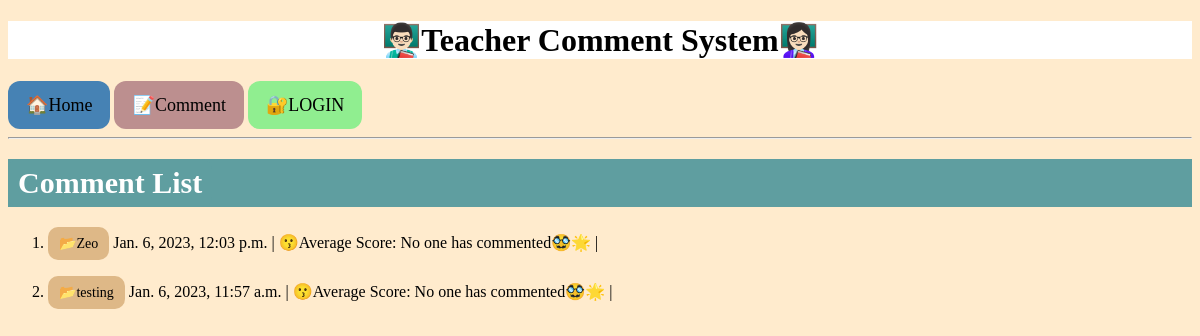
The page /message/ on the database as committed earlier.
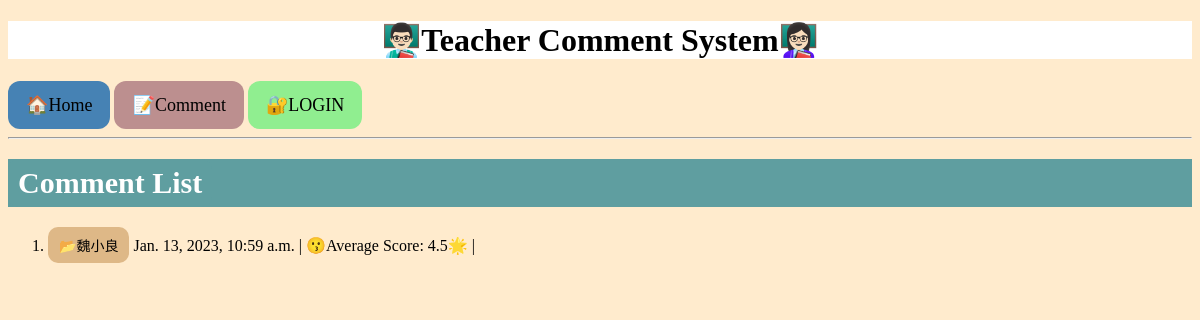
The same page on the database as committed later.
### web/models.py (models this page shows, shortened)
class Message(models.Model):
    user = models.CharField("Teacher Name", max_length = 20)
    subject = models.CharField("Major", max_length = 10)
    content = models.TextField("Comment")
    publication_date = models.DateTimeField("Time",auto_now_add=True)

### web/views.py (the view)
# urls.py: path('', MessageList.as_view(), name= 'msg_list'),
class MessageList(ListView):
    model = Message
    ordering = ['-id'] #change -id into -score
    def get_context_data(self, **kwargs):
        ctx = super().get_context_data(**kwargs)
        for msg in ctx['message_list']:
            score = 0
            expense_list = Expense.objects.filter(target=msg.id)
            if expense_list.exists():
                for exp in expense_list:
                    score += exp.score
                msg.score = round(score / len(expense_list), 1)
            else:
                msg.score = "No one has commented🥸"
        return ctx

### web/templates/web/message_list.html (shortened to what this page needs)
{% extends "base.html" %}
{% block content %}
<h2><a href = "https://youtu.be/6CCBSaveJs8" class = button8>Comment List</a></h2>
<ol>
    {% for message in message_list %}
      <li>
        <a href = "{% url 'msg_view' message.id %}" class = button4>📂{{ message.user }}</a>
        {{ message.publication_date }}
        |
        😗Average Score: {{ message.score }}🌟
        |
      </li>
    {% endfor %}
</ol>
{% endblock content %}

### web/templates/base.html (shortened to what this page needs)
<!DOCTYPE html>
<html lang="en">
<head>
    <link rel="stylesheet" href="/static/style.css">
</head>
<body>
    <h1>👨🏻‍🏫Teacher Comment System👩🏻‍🏫</h1>
    <div>
        <a href = '/' class = button1>🏠Home</a>
        <a href = "{% url 'msg_create' %}" class = button2>📝Comment</a>
        {% if user.is_authenticated %}
            <a href="{% url 'logout' %}" class = button3>🔒LOGOUT</a> <a href = "https://www.instagram.com/bboyzeo711/" class = button9>Status👤:{{ user.username }}</a>
        {% else %}
            <a href="{% url 'login' %}"  class = button3>🔐LOGIN</a>
        {% endif %}
    </div>
    <hr>
    <div>
        {% block content %}{% endblock content %}
    </div>
</body>
</html>

### static/style.css (style rules this page uses)
body { background-color: blanchedalmond; }
h1 { color: black; background-color: white; text-align: center }
h2 { background-color: cadetblue; }
div { border-color: black; }
.button1 { background-color: steelblue; border: none; color: black; padding: 13px 18px; text-align: center; text-decoration: none; display: inline-block; border-radius: 12px; font-size: 18px; transition-duration: 0.4s; }
.button2 { background-color: rosybrown; border: none; color: black; padding: 13px 18px; text-align: center; text-decoration: none; display: inline-block; border-radius: 12px; font-size: 18px; transition-duration: 0.4s; }
.button3 { background-color: lightgreen; border: none; color: black; padding: 13px 18px; text-align: center; text-decoration: none; display: inline-block; border-radius: 12px; font-size: 18px; transition-duration: 0.4s; }
.button4 { background-color: burlywood; border: none; color: black; padding: 8px 11px; text-align: center; text-decoration: none; display: inline-block; border-radius: 10px; font-size: 14px; transition-duration: 0.4s; }
.button8 { background-color: cadetblue; border: none; color: white; padding: 7px 10px; text-align: center; text-decoration: none; display: inline-block; border-radius: 10px; font-size: 30px; transition-duration: 0.4s; }

Rows that differ between the two databases and show on the page:
removed Message: user "Zeo", publication_date "Jan. 6, 2023, 12:03 p.m.", score "No one has commented🥸"
removed Message: user "testing", publication_date "Jan. 6, 2023, 11:57 a.m.", score "No one has commented🥸"
added Message: user "魏小良", publication_date "Jan. 13, 2023, 10:59 a.m.", score "4.5"
